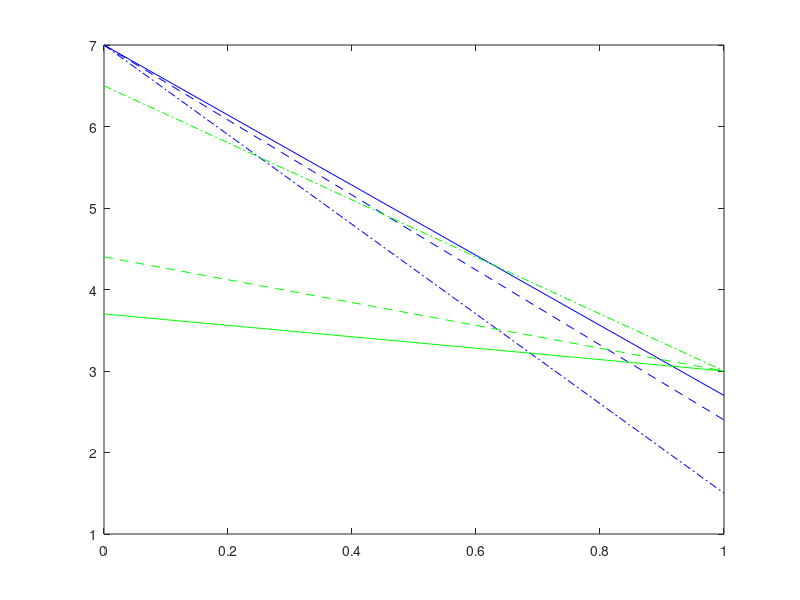

MATLAB code to generate this figure:
%-- 11/11/2011 12:42 PM --%
mu2 = 2; mu5 = 5; mu10 = 10;
Fd = 0:0.1:1; Pcc = 7; Pcd = 10; Pdc = 0; Pdd = 3;
Wtft_vs_d_mu2 = (1-Fd)*Pcc + Fd*((Pdc + (mu2-1)*Pdd)/mu2);
Wtft_vs_d_mu5 = (1-Fd)*Pcc + Fd*((Pdc + (mu5-1)*Pdd)/mu5);
Wtft_vs_d_mu10 = (1-Fd)*Pcc + Fd*((Pdc + (mu10-1)*Pdd)/mu10);
Wd_vstft_mu2 = (1-Fd)*((Pcd + (mu2-1)*Pdd)/mu2) + Fd*Pdd;
Wd_vstft_mu5 = (1-Fd)*((Pcd + (mu5-1)*Pdd)/mu5) + Fd*Pdd;
Wd_vstft_mu10 = (1-Fd)*((Pcd + (mu10-1)*Pdd)/mu10) + Fd*Pdd;
plot(Fd, Wtft_vs_d_mu2, '-.b',Fd, Wtft_vs_d_mu5, '--b',Fd, Wtft_vs_d_mu10, '-b');
hold all
plot(Fd, Wd_vstft_mu2, '-.g',Fd, Wd_vstft_mu5, '--g',Fd, Wd_vstft_mu10, '-g');
